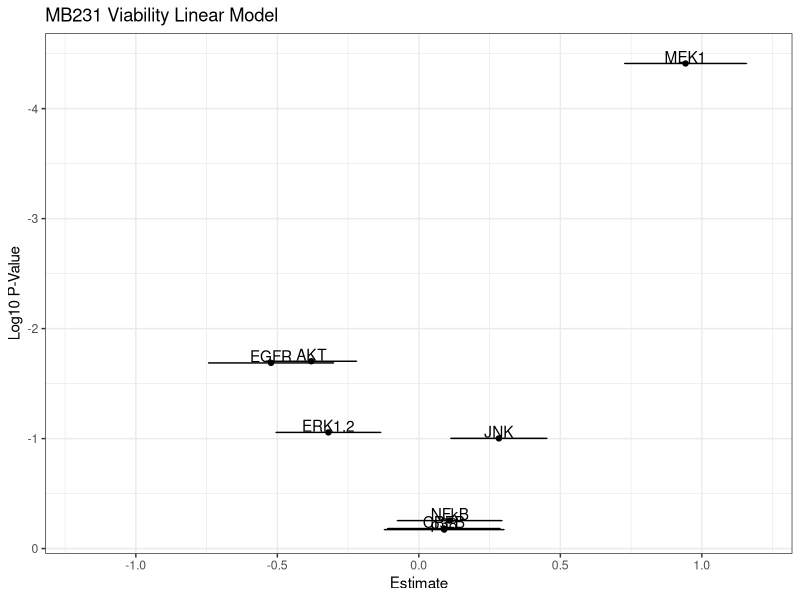
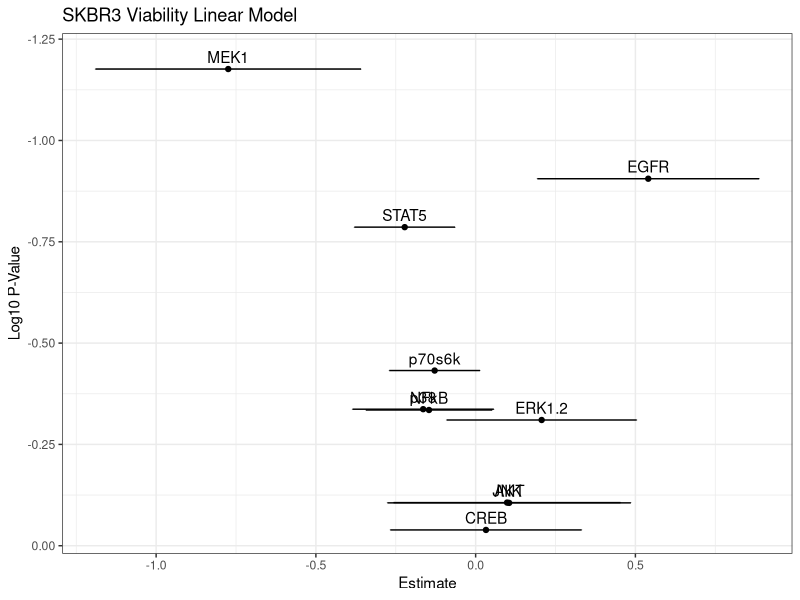

Source code (R) for these figures, in order:
## ---- chunk 1
library(dplyr)
library(ggplot2)

MB231 <- read.csv("./data/MB231.csv", stringsAsFactors = FALSE) %>% tidyr::separate(X, into = c("matrix", "drug"), sep = " ")
SKBR3 <- read.csv("./data/SKBR3.csv", stringsAsFactors = FALSE) %>% tidyr::separate(X, into = c("matrix", "drug"), sep = " ")

MB231$matrix <- as.factor(MB231$matrix)
MB231$drug <- as.factor(MB231$drug)
## ---- chunk 2
mekPlot <- ggplot(MB231, aes(x = MEK1, y = prolifTwo, color = drug, shape = matrix)) + 
  geom_point() + facet_wrap( ~ matrix) + 
  coord_trans(x = "sqrt", y = "sqrt") + theme_bw() + ylab("Viability (RU)") + xlab("pMek")
# Hid this output as it's not used in the manuscript.
# plot(mekPlot)
## ---- chunk 3
# Scaling the phospho-measurements by z-score
MB231d <- dplyr::select(MB231, prolifTwo, CREB, EGFR, NFkB, p38, AKT, JNK, MEK1, ERK1.2) %>%
  scale(center = TRUE, scale = TRUE) %>% data.frame

# Applying the linear model
model <- lm(prolifTwo ~ . + 0, data = MB231d)

# Summarize the model
model.sum <- (summary(model))

# Print the model summary
print(model.sum)
## ---- chunk 4
# Extract the model coefficients for plotting
plotD <- data.frame(model.sum$coefficients)

ggplot(data = plotD, aes(x = Estimate, y = log10(Pr...t..), label = rownames(plotD))) + 
  geom_point() + theme_bw() + geom_text(nudge_y = 0.06) + scale_y_reverse() + xlim(-1.2, 1.2) +
  ylab("Log10 P-Value") + ggtitle("MB231 Viability Linear Model") + 
  geom_errorbarh(aes(xmin = Estimate - Std..Error, xmax = Estimate + Std..Error))
## ---- chunk 5
MekSKBR <- ggplot(SKBR3, aes(x = MEK1, y = prolifTwo, color = drug, shape = matrix)) + geom_point() + facet_wrap( ~ matrix) + 
  coord_trans(x = "identity", y = "identity") + theme_bw() + ylab("Viability (RU)") + xlab("pMek")
# Hid this output as it's not used in the manuscript
# plot(MekSKBR)
## ---- chunk 6
# Scaling the phospho-measurements by z-score
SKBR3d <- dplyr::select(SKBR3, prolifTwo, CREB, EGFR, NFkB, p38, AKT, JNK, MEK1, ERK1.2, STAT5, p70s6k) %>%
  scale(center = TRUE, scale = TRUE) %>% data.frame

# Applying the linear model
model <- lm(prolifTwo ~ . + 0, data = SKBR3d)

# Summarize the model
model.sum <- (summary(model))

# Print the model summary
print(model.sum)
## ---- chunk 7
# Extract the model coefficients for plotting
plotD <- data.frame(model.sum$coefficients)

ggplot(data = plotD, aes(x = Estimate, y = log10(Pr...t..), label = rownames(plotD))) + 
  geom_point() + theme_bw() + geom_text(nudge_y = 0.03) + scale_y_reverse() +
  ylab("Log10 P-Value") + ggtitle("SKBR3 Viability Linear Model") + 
  geom_errorbarh(aes(xmin = Estimate - Std..Error, xmax = Estimate + Std..Error))
